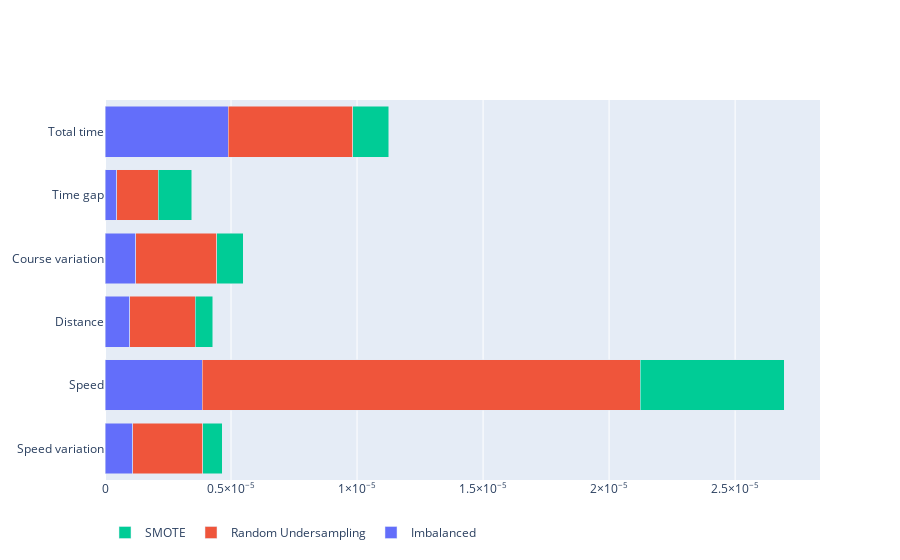

This figure's notebook cell:
### Code cell
#### Se crean el diagrama con las FEATURES AGRUPADOS POR BALANCEO ####
Imbalanced     = data1.iloc[0, 1:]
RandomUnders   = data1.iloc[1, 1:]
SMOTE          = data1.iloc[2, 1:]

#speed variation;speed;distance;course variation;time gap;total time
speedVar  = data1.iloc[:, 1]
speed     = data1.iloc[:, 2]
distance  = data1.iloc[:, 3]
courseVar = data1.iloc[:, 4]
timeGap   = data1.iloc[:, 5]
timeTotal = data1.iloc[:, 6]

x = ["Speed variation", "Speed", "Distance", "Course variation", "Time gap", "Total time"]

fig = go.Figure(go.Bar(x=Imbalanced,   y=x, orientation='h', name='Imbalanced'))
fig.add_trace(  go.Bar(x=RandomUnders, y=x, orientation='h', name='Random Undersampling'))
fig.add_trace(  go.Bar(x=SMOTE,        y=x, orientation='h', name='SMOTE'))

fig.update_layout(barmode='stack', xaxis={'categoryorder':'category ascending', 'exponentformat':'power'}, legend_orientation="h")

fig.show() # Para que salga el resultado

#### Se guarda el diagrama ####
pio.write_image(fig, "fig1.svg")

### Figure 1 — Plotly figure (JSON) as saved in the notebook; plotly's stock layout.template omitted (floating-point values rounded to 4 significant figures)
{"data": [{"name": "Imbalanced", "orientation": "h", "type": "bar", "x": [1.103e-06, 3.853e-06, 9.851e-07, 1.226e-06, 4.63e-07, 4.896e-06], "y": ["Speed variation", "Speed", "Distance", "Course variation", "Time gap", "Total time"]}, {"name": "Random Undersampling", "orientation": "h", "type": "bar", "x": [2.773e-06, 1.739e-05, 2.586e-06, 3.199e-06, 1.643e-06, 4.924e-06], "y": ["Speed variation", "Speed", "Distance", "Course variation", "Time gap", "Total time"]}, {"name": "SMOTE", "orientation": "h", "type": "bar", "x": [7.727e-07, 5.709e-06, 7.107e-07, 1.051e-06, 1.334e-06, 1.442e-06], "y": ["Speed variation", "Speed", "Distance", "Course variation", "Time gap", "Total time"]}], "layout": {"barmode": "stack", "legend": {"orientation": "h"}, "xaxis": {"categoryorder": "category ascending", "exponentformat": "power"}}}
